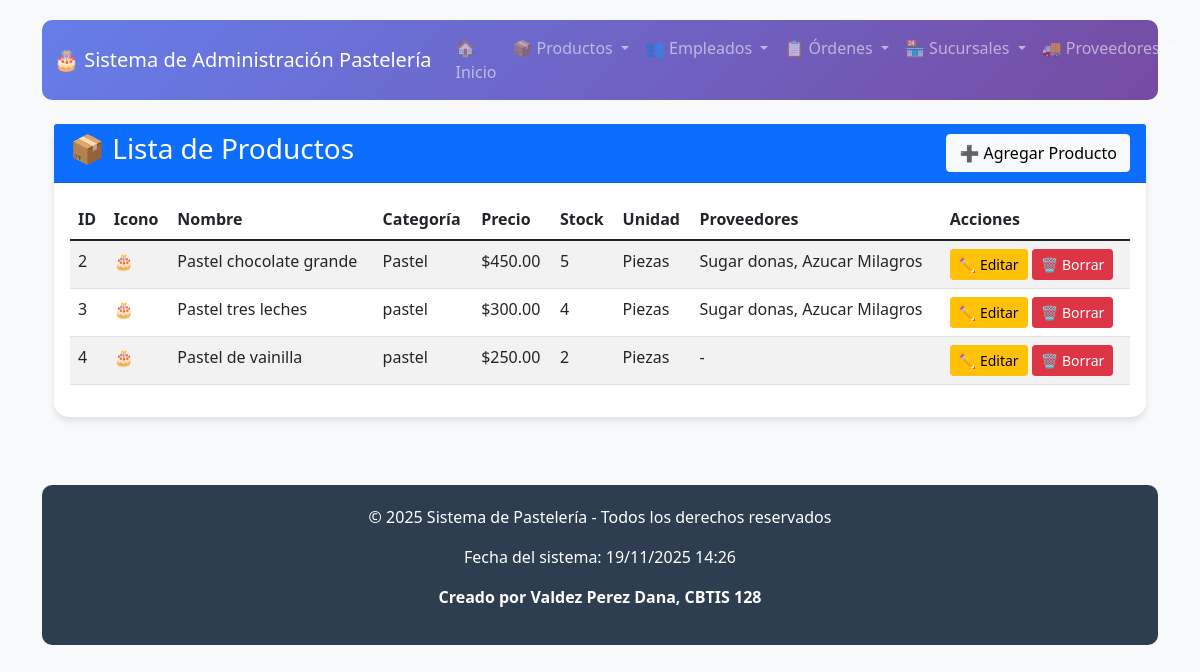
/productos/, run on the app's committed database.
### app_pasteleria/models.py (models this page shows, shortened)
class Producto(models.Model):
    id_producto = models.AutoField(primary_key=True)
    nombre = models.CharField(max_length=50, unique=True)
    categoria = models.CharField(max_length=100, blank=True, null=True)
    descripcion = models.TextField(blank=True, null=True)
    precio = models.DecimalField(max_digits=10, decimal_places=2)
    stock = models.PositiveIntegerField(default=0)
    unidad = models.CharField(
        max_length=10,
        choices=[
            ('kg', 'Kilogramos'),
            ('gr', 'Gramos'),
            ('l', 'Litros'),
            ('ml', 'Mililitros'),
            ('pz', 'Piezas'),
        ],
        default='pz'
    )
    icono = models.CharField(max_length=100, blank=True, null=True)
    proveedores = models.ManyToManyField(Proveedor, related_name="productos", blank=True)

class Proveedor(models.Model):
    id_proveedor = models.AutoField(primary_key=True)
    nombre = models.CharField(max_length=100)
    telefono = models.CharField(max_length=20, blank=True, null=True)
    cantidad = models.PositiveIntegerField(default=0)
    producto = models.CharField(max_length=100)
    fecha_entrega = models.DateField()
    tipo_pago = models.CharField(
        max_length=20,
        choices=[
            ('Efectivo', 'Efectivo'),
            ('Tarjeta', 'Tarjeta'),
            ('Transferencia', 'Transferencia'),
            ('Otro', 'Otro')
        ],
        default='Efectivo'
    )
    total = models.DecimalField(max_digits=10, decimal_places=2)

### app_pasteleria/views.py (the view)
# urls.py: path('productos/', views.inicio_productos, name='inicio_productos'),
def inicio_productos(request):
    productos = Producto.objects.all()
    return render(request, 'productos/ver_producto.html', {'productos': productos})

### app_pasteleria/templates/productos/ver_producto.html
{% extends 'base.html' %}
{% block content %}
<div class="container mt-4">
    <div class="row">
        <div class="col-md-12">
            <div class="card">
                <div class="card-header bg-primary text-white d-flex justify-content-between align-items-center">
                    <h3>📦 Lista de Productos</h3>
                    <a href="{% url 'agregar_producto' %}" class="btn btn-light">➕ Agregar Producto</a>
                </div>
                <div class="card-body">
                    <div class="table-responsive">
                        <table class="table table-striped table-hover">
                            <thead>
                                <tr>
                                    <th>ID</th>
                                    <th>Icono</th>
                                    <th>Nombre</th>
                                    <th>Categoría</th>
                                    <th>Precio</th>
                                    <th>Stock</th>
                                    <th>Unidad</th>
                                    <th>Proveedores</th>
                                    <th>Acciones</th>
                                </tr>
                            </thead>
                            <tbody>
                                {% for producto in productos %}
                                <tr>
                                    <td>{{ producto.id_producto }}</td>
                                    <td>{{ producto.icono|default:"🎂" }}</td>
                                    <td>{{ producto.nombre }}</td>
                                    <td>{{ producto.categoria|default:"-" }}</td>
                                    <td>${{ producto.precio }}</td>
                                    <td>{{ producto.stock }}</td>
                                    <td>{{ producto.get_unidad_display }}</td>
                                    <td>
                                        {% for proveedor in producto.proveedores.all %}
                                            {{ proveedor.nombre }}{% if not forloop.last %}, {% endif %}
                                        {% empty %}
                                            -
                                        {% endfor %}
                                    </td>
                                    <td>
                                        <a href="{% url 'actualizar_producto' producto.id_producto %}" class="btn btn-warning btn-sm">✏️ Editar</a>
                                        <a href="{% url 'borrar_producto' producto.id_producto %}" class="btn btn-danger btn-sm">🗑️ Borrar</a>
                                    </td>
                                </tr>
                                {% empty %}
                                <tr>
                                    <td colspan="9" class="text-center">No hay productos registrados</td>
                                </tr>
                                {% endfor %}
                            </tbody>
                        </table>
                    </div>
                </div>
            </div>
        </div>
    </div>
</div>
{% endblock %}

### app_pasteleria/templates/base.html (style rules this page uses)
body { background-color: #f8f9fa; font-family: 'Segoe UI', Tahoma, Geneva, Verdana, sans-serif; padding-top: 20px; min-height: 100vh; display: flex; flex-direction: column; }
.card { border: none; border-radius: 15px; box-shadow: 0 4px 6px rgba(0,0,0,0.1); margin-bottom: 20px; }

### data on the page
Producto: id_producto "2", icono "🎂", nombre "Pastel chocolate grande", categoria "Pastel", precio "450.00", stock "5", unidad "Piezas"
Proveedor: nombre "Sugar donas"
Proveedor: nombre "Azucar Milagros"
Producto: id_producto "3", icono "🎂", nombre "Pastel tres leches", categoria "pastel", precio "300.00", stock "4", unidad "Piezas"
Producto: id_producto "4", icono "🎂", nombre "Pastel de vainilla", categoria "pastel", precio "250.00", stock "2", unidad "Piezas"
